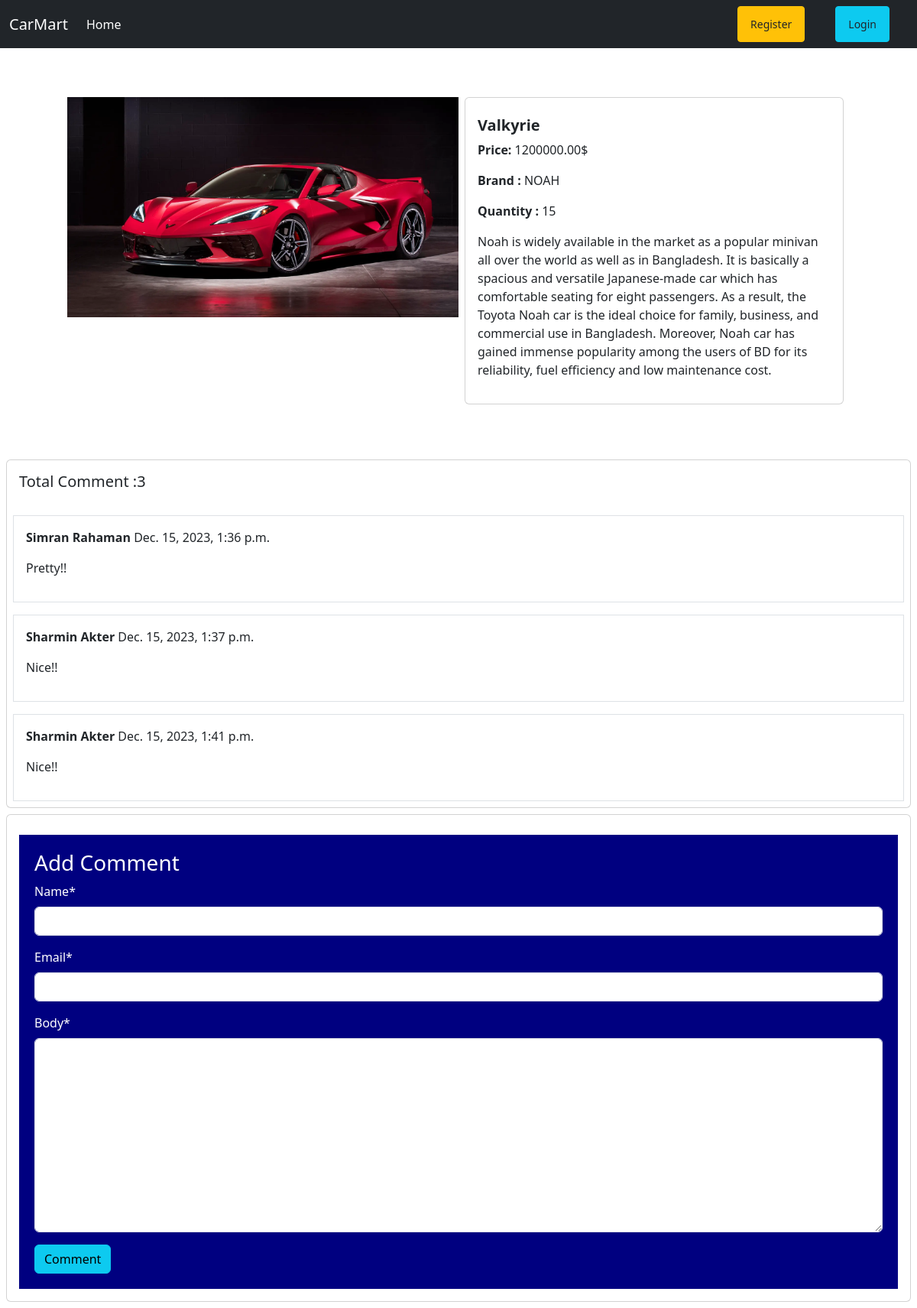
/car/details/1, run on the app's committed database.
### car/models.py (models this page shows, shortened)
class Car(models.Model):
    brand = models.ForeignKey(Brand, on_delete=models.CASCADE)
    name = models.CharField(max_length=255)
    description = models.TextField()
    image = models.ImageField(upload_to="car/media/uploads/", blank=True, null=True)
    quantity = models.IntegerField(default=0)
    price = models.DecimalField(max_digits=10, decimal_places=2)

class Comment(models.Model):
    car = models.ForeignKey(Car, on_delete=models.CASCADE, related_name="comments")
    name = models.CharField(max_length=30)
    email = models.EmailField()
    body = models.TextField()
    created_on = models.DateTimeField(auto_now_add=True)

### brand/models.py (models this page shows)
class Brand(models.Model):
    name = models.CharField(max_length=255)
    slug = models.SlugField(max_length=100, unique=True, null=True, blank=True)
    def __str__(self):
        return self.name

### car/views.py (the view, shortened to what this page needs)
# urls.py: path("details/<int:id>", views.DetailPCarView.as_view(), name="details_car"),
class DetailPCarView(DetailView):
    model = models.Car
    pk_url_kwarg = "id"
    template_name = "car_details.html"
    def get_context_data(self, **kwargs):
        context = super().get_context_data(**kwargs)
        car = self.object
        comments = car.comments.all()
        comment_form = forms.CommentForm()
        context["comments"] = comments
        context["comment_form"] = comment_form
        return context

### car/forms.py
class CommentForm(forms.ModelForm):
    class Meta:
        model = Comment
        fields = ["name", "email", "body"]

### car/templates/car_details.html (shortened to what this page needs)
{% extends 'base.html' %} {% load crispy_forms_tags %} {% block content %}
<div class="p-3">
  <div class="d-flex flex-wrap p-5 mx-4">
    <div class="col-6">
      <img src="{{car.image.url}}" class="card-img-top" alt="image" />
    </div>
    <div class="col-6">
      <div class="card mx-2">
        <div class="card-body">
          <h5 class="card-title mt-2">
            <a href="" class="text-decoration-none text-dark fw-bold"
              >{{car.name}}</a
            >
          </h5>
          <p><b>Price:</b> {{car.price}}$</p>
          <p><b>Brand :</b> {{car.brand}}</p>
          <p><b>Quantity :</b> {{car.quantity}}</p>
          <p>{{car.description}}</p>
        </div>
      </div>
    </div>
  </div>
</div>
<div class="card m-2" >
  <h5 class="p-3">Total Comment :{{comments|length}}</h5>
  {% for comment in comments%}
  <div class="card-body border m-2">
    <p><b>{{comment.name}} </b> {{comment.created_on}}</p>
    <p>{{comment.body}}</p>
  </div>
  {% endfor %}
</div>
<div class="card m-2">
  <div class="card-body">
    <form action="" method="post" style="
    background-color: navy;
    color: white;
    padding: 20px;
    margin-top: 10px;
  ">
      <h3>Add Comment</h3>
      {% csrf_token %} {{comment_form | crispy }}
      <button class="btn btn-info">Comment</button>
    </form>
  </div>
</div>
{% endblock %}

### data on the page
Car: image (picture), name "Valkyrie", price "1200000.00", brand "NOAH", quantity "15", description "Noah is widely available in the market as a popular minivan all over the world as well as in Bangladesh. It is basically a spacious and versatile Japanese-made car which has comfortable seating for eight passengers. As a result, the Toyota Noah car is the ideal choice for family, business, and commercial use in Bangladesh. Moreover, Noah car has gained immense popularity among the users of BD for its reliability, fuel efficiency and low maintenance cost."
Comment: name "Simran Rahaman", created_on "Dec. 15, 2023, 1:36 p.m.", body "Pretty!!"
Comment: name "Sharmin Akter", created_on "Dec. 15, 2023, 1:37 p.m.", body "Nice!!"
Comment: name "Sharmin Akter", created_on "Dec. 15, 2023, 1:41 p.m.", body "Nice!!"

### other printed values
{{ comments|length }} "3"
